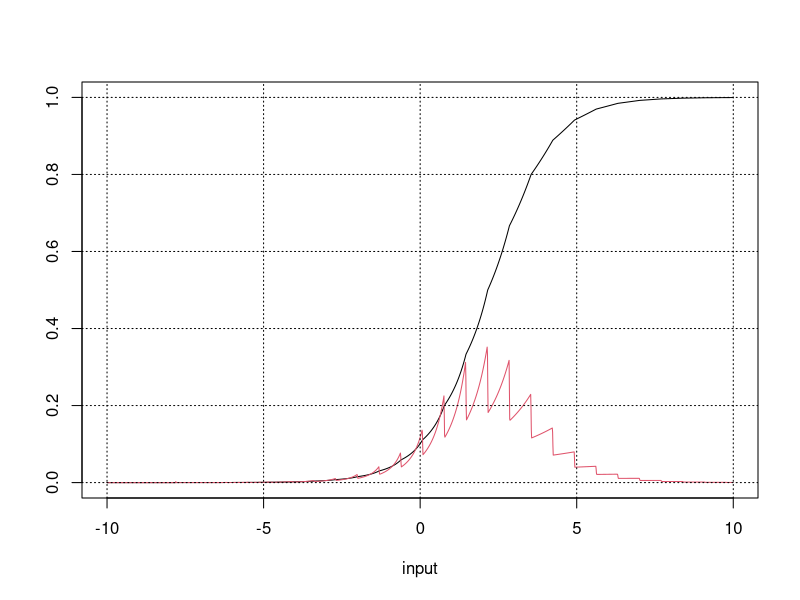

Write R code to recreate this figure.
d <- data.frame(read.table("gradient.dat"))
names(d) <- c("input","output","gradient")
attach(d)
pdf( "gradient.pdf", height=5, width=5 )
plot( input, output, type="l", xlab="input", ylab="", ylim=c(0,1) )
lines( input, gradient, col=2 )
grid( col="black" )
dev.off()
